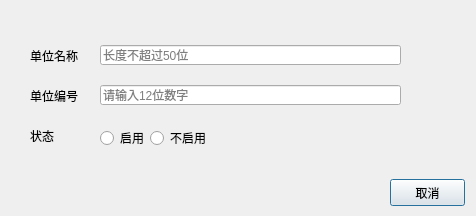
<?xml version="1.0" encoding="UTF-8"?>
<ui version="4.0">
 <class>newComDialog</class>
 <widget class="QDialog" name="newComDialog">
  <property name="geometry">
   <rect>
    <x>0</x>
    <y>0</y>
    <width>476</width>
    <height>216</height>
   </rect>
  </property>
  <property name="windowTitle">
   <string>Dialog</string>
  </property>
  <widget class="QLabel" name="label">
   <property name="geometry">
    <rect>
     <x>30</x>
     <y>50</y>
     <width>54</width>
     <height>12</height>
    </rect>
   </property>
   <property name="text">
    <string>单位名称</string>
   </property>
  </widget>
  <widget class="QLabel" name="label_2">
   <property name="geometry">
    <rect>
     <x>30</x>
     <y>90</y>
     <width>54</width>
     <height>12</height>
    </rect>
   </property>
   <property name="text">
    <string>单位编号</string>
   </property>
  </widget>
  <widget class="QLineEdit" name="nameLineEdit">
   <property name="geometry">
    <rect>
     <x>100</x>
     <y>45</y>
     <width>301</width>
     <height>20</height>
    </rect>
   </property>
   <property name="placeholderText">
    <string>长度不超过50位</string>
   </property>
  </widget>
  <widget class="QLineEdit" name="codeLineEdit">
   <property name="geometry">
    <rect>
     <x>100</x>
     <y>85</y>
     <width>301</width>
     <height>20</height>
    </rect>
   </property>
   <property name="placeholderText">
    <string>请输入12位数字</string>
   </property>
  </widget>
  <widget class="QLabel" name="label_3">
   <property name="geometry">
    <rect>
     <x>30</x>
     <y>130</y>
     <width>54</width>
     <height>12</height>
    </rect>
   </property>
   <property name="text">
    <string>状态</string>
   </property>
  </widget>
  <widget class="QRadioButton" name="yesRadioButton">
   <property name="geometry">
    <rect>
     <x>100</x>
     <y>130</y>
     <width>89</width>
     <height>16</height>
    </rect>
   </property>
   <property name="text">
    <string>启用</string>
   </property>
  </widget>
  <widget class="QRadioButton" name="noRadioButton">
   <property name="geometry">
    <rect>
     <x>150</x>
     <y>130</y>
     <width>89</width>
     <height>16</height>
    </rect>
   </property>
   <property name="text">
    <string>不启用</string>
   </property>
  </widget>
  <widget class="QPushButton" name="cancelButton">
   <property name="geometry">
    <rect>
     <x>390</x>
     <y>179</y>
     <width>75</width>
     <height>27</height>
    </rect>
   </property>
   <property name="styleSheet">
    <string notr="true">font: 8pt &quot;微软雅黑&quot;;</string>
   </property>
   <property name="text">
    <string>取消</string>
   </property>
  </widget>
  <widget class="QLabel" name="buttonLabel">
   <property name="geometry">
    <rect>
     <x>310</x>
     <y>180</y>
     <width>75</width>
     <height>30</height>
    </rect>
   </property>
   <property name="text">
    <string/>
   </property>
  </widget>
 </widget>
 <resources/>
 <connections>
  <connection>
   <sender>cancelButton</sender>
   <signal>clicked()</signal>
   <receiver>newComDialog</receiver>
   <slot>close()</slot>
   <hints>
    <hint type="sourcelabel">
     <x>424</x>
     <y>190</y>
    </hint>
    <hint type="destinationlabel">
     <x>443</x>
     <y>140</y>
    </hint>
   </hints>
  </connection>
 </connections>
</ui>
